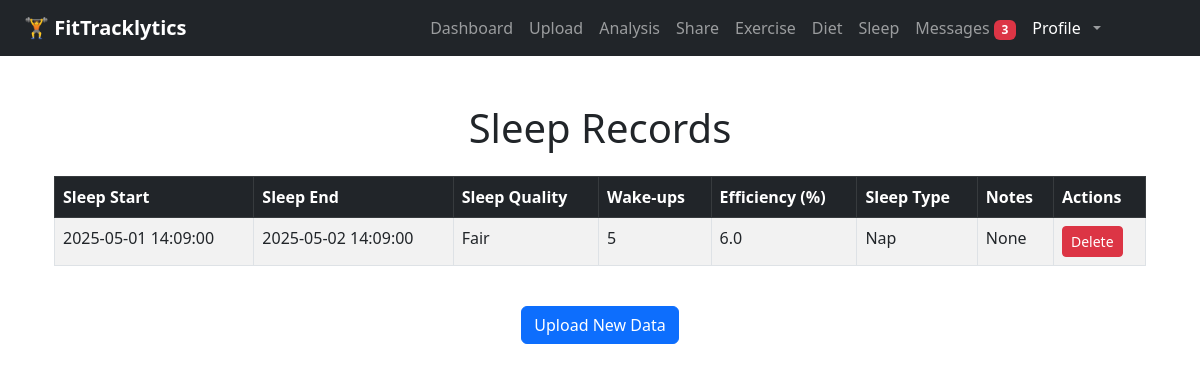
The app's page /records/sleep (signed in) with its own data.
### app/models.py (models this page shows)
class SleepEntry(db.Model):
    id = db.Column(db.Integer, primary_key=True)
    user_id = db.Column(db.Integer, db.ForeignKey('user.id'))
    sleep_start = db.Column(db.DateTime)
    sleep_end = db.Column(db.DateTime)
    sleep_quality = db.Column(db.String(50))
    wake_ups = db.Column(db.Integer)
    efficiency = db.Column(db.Float)
    sleep_type = db.Column(db.String(20))
    notes = db.Column(db.Text)

### app/routes.py (the view)
@main.route("/records/sleep")
def sleep_records():
    if "user_id" not in session:
        return redirect(url_for("main.login"))
    records = SleepEntry.query.filter_by(user_id=session["user_id"]).order_by(SleepEntry.sleep_start.desc()).all()
    return render_template("sleep_records.html", records=records)

### app/__init__.py (called while the page is built)
def create_app(config_class=None):
    app = Flask(__name__)
    if config_class:
        app.config.from_object(config_class)
    else:
        app.config['SECRET_KEY'] = "super-secret-key"
        app.config['SQLALCHEMY_DATABASE_URI'] = 'sqlite:///tracker.db'
        app.config['SQLALCHEMY_TRACK_MODIFICATIONS'] = False
    db.init_app(app)
    migrate.init_app(app, db)  # Bind migrate after app is created
    print("current database config is：", app.config['SQLALCHEMY_DATABASE_URI'])
    from . import models
    @app.context_processor
    def inject_message_model():
        return dict(Message=models.Message)
    from .routes import main
    app.register_blueprint(main)
    return app

### app/templates/sleep_records.html (shortened to what this page needs)
{% extends "base.html" %}
{% block content %}
<div class="container mt-5">
    <h1 class="text-center mb-4">Sleep Records</h1>
    {% if records %}
        <div class="table-responsive">
            <table class="table table-striped table-bordered">
                <thead class="table-dark">
                    <tr>
                        <th>Sleep Start</th>
                        <th>Sleep End</th>
                        <th>Sleep Quality</th>
                        <th>Wake-ups</th>
                        <th>Efficiency (%)</th>
                        <th>Sleep Type</th>
                        <th>Notes</th>
                        <th>Actions</th>
                    </tr>
                </thead>
                <tbody>
                    {% for entry in records %}
                    <tr>
                        <td>{{ entry.sleep_start }}</td>
                        <td>{{ entry.sleep_end }}</td>
                        <td>{{ entry.sleep_quality }}</td>
                        <td>{{ entry.wake_ups }}</td>
                        <td>{{ entry.efficiency }}</td>
                        <td>{{ entry.sleep_type }}</td>
                        <td>{{ entry.notes }}</td>
                        <td>
                            <form action="{{ url_for('main.delete_sleep', entry_id=entry.id) }}" method="POST" style="display:inline;">
                                <button type="submit" class="btn btn-danger btn-sm" onclick="return confirm('Are you sure you want to delete this record?');">Delete</button>
                            </form>
                        </td>
                    </tr>
                    {% endfor %}
                </tbody>
            </table>
        </div>
    {% else %}
        <p class="text-center">No sleep records found.</p>
    {% endif %}
    <div class="text-center mt-4">
        <a href="{{ url_for('main.upload') }}" class="btn btn-primary">Upload New Data</a>
    </div>
</div>
{% endblock %}

### records on screen
SleepEntry: sleep_start "2025-05-01 14:09:00", sleep_end "2025-05-02 14:09:00", sleep_quality "Fair", wake_ups "5", efficiency "6.0", sleep_type "Nap", notes "None"

### other values on screen
{{ unread_count }} "3"
